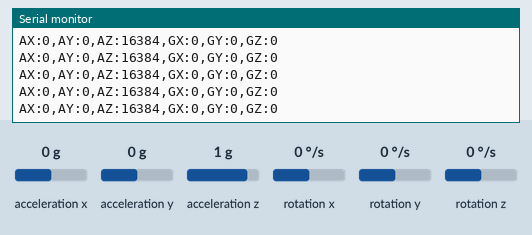
Simulated run of this sketch. Board: Arduino Uno, built with avr-gcc and run on an emulated ATmega328P. On the bench: the last lines printed to the serial monitor. Inputs (shaded band) come from the test bench; at power-on: acceleration z 1 g, acceleration x 0 g, acceleration y 0 g, rotation x 0 °/s, rotation y 0 °/s, rotation z 0 °/s.

Above: at 1.2 s.
1.3 s: acceleration z set to 0 g
At 1.37 s:
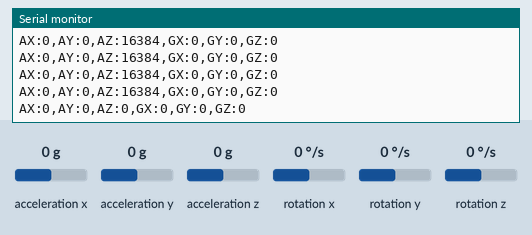
4.3 s: acceleration x set to -1.4 g
At 4.4 s:
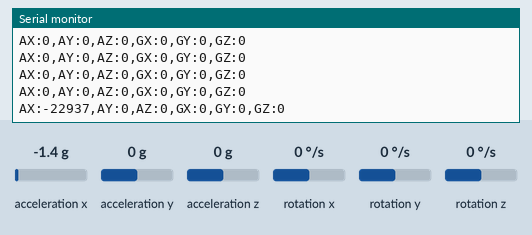
5.8 s: acceleration y set to -1.4 g
At 5.86 s:
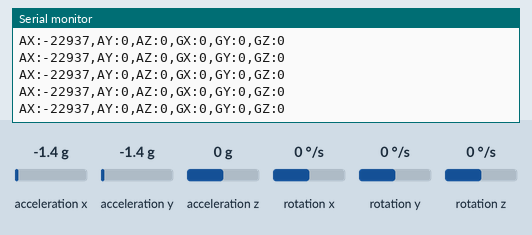
8.8 s: rotation x set to -192 °/s
At 8.8 s:
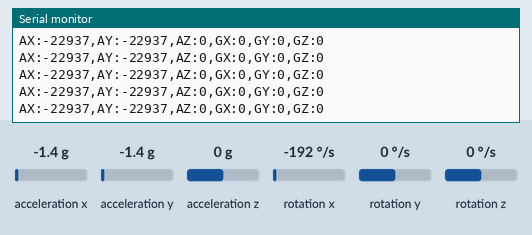
10.3 s: rotation y set to -192 °/s
At 10.38 s:
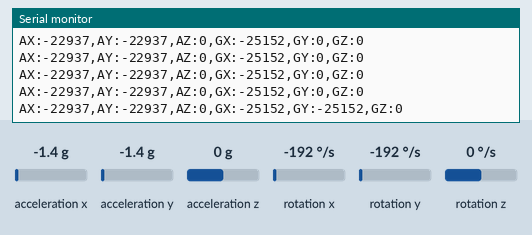
14.8 s: acceleration z set to -1.4 g
At 14.8 s:
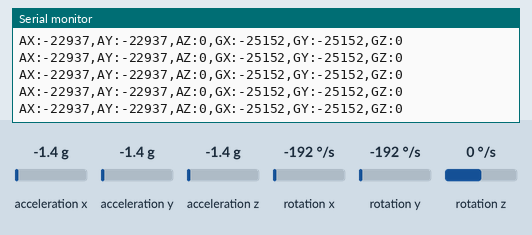
Timing chart, 0 to 17.8 s (numbered marks = the images above; inputs shaded):
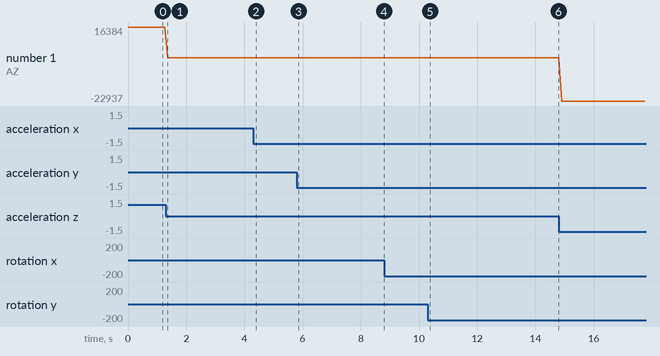

The sketch:

mpu6050_sensorUno.ino
```cpp
#include <Wire.h>
#include <MPU6050.h>

MPU6050 mpu;

void setup() {
  Serial.begin(9600);
  Wire.begin();
  mpu.initialize();

  if (!mpu.testConnection()) {
    Serial.println("MPU6050 connection failed");
    while (1);
  }
}

void loop() {
  int16_t ax, ay, az, gx, gy, gz;
  mpu.getMotion6(&ax, &ay, &az, &gx, &gy, &gz);

  Serial.print("AX:");
  Serial.print(ax);
  Serial.print(",AY:");
  Serial.print(ay);
  Serial.print(",AZ:");
  Serial.print(az);
  Serial.print(",GX:");
  Serial.print(gx);
  Serial.print(",GY:");
  Serial.print(gy);
  Serial.print(",GZ:");
  Serial.println(gz);

  delay(100);
}
```

Measured:
- after the input at 1.3 s, the serial monitor: prints a new line after 0.07 s (image 1)
- after the input at 4.3 s, the serial monitor: prints a new line after 0.10 s (image 2)
- after the input at 10.3 s, the serial monitor: prints a new line after 0.08 s (image 5)
